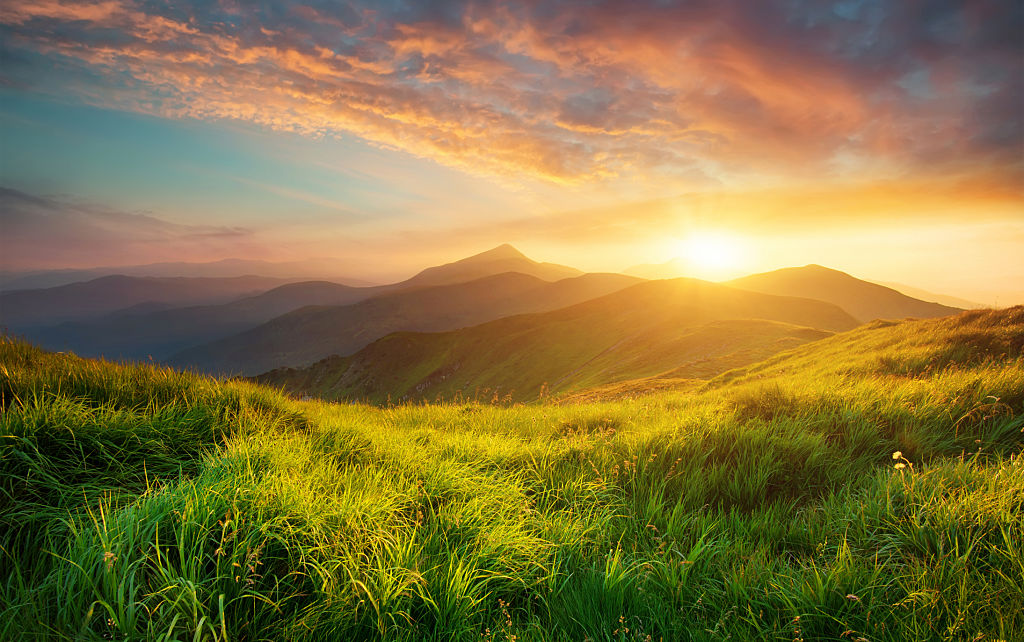
#> input picture experiment6/input.jpg, 1024 x 642 px
$ python main.py   (older library calls are emulated)
#> lines starting #> are read from the running program, lines starting #| are printed output that depends on the picture
import cv2
import matplotlib.pyplot as plt
image = cv2.imread("input.jpg")
#> image is the input picture: shape (642, 1024, 3); mean B, G, R 66, 117.5, 134.4
image = cv2.cvtColor(image, cv2.COLOR_BGR2RGB)
mean_filtered = cv2.blur(image, (5, 5))
gaussian_filtered = cv2.GaussianBlur(image, (5, 5), 0)
gray = cv2.cvtColor(image, cv2.COLOR_RGB2GRAY)
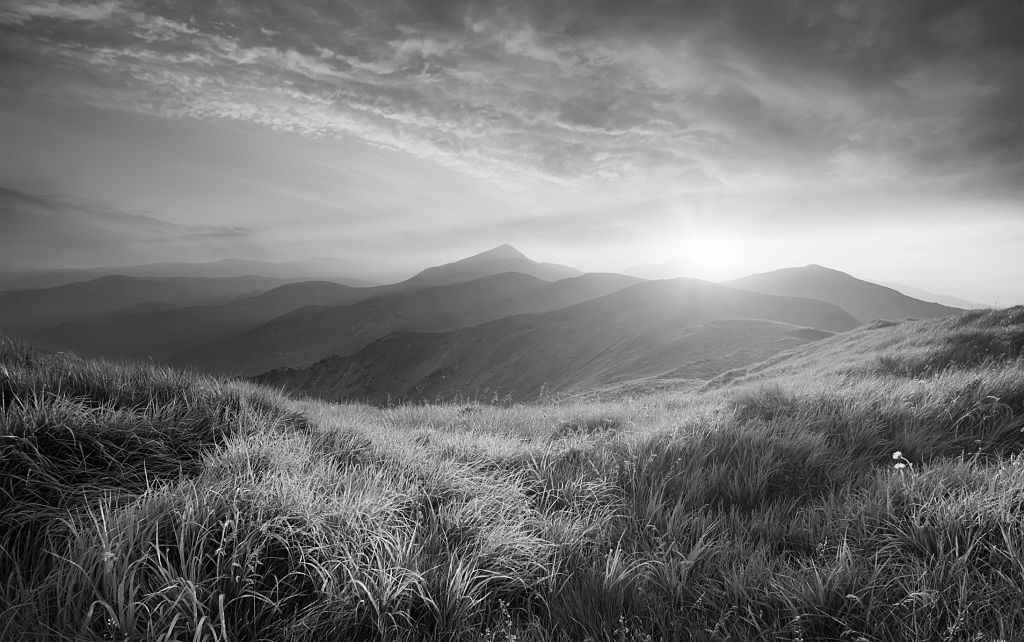
#> gray: shape (642, 1024); min 0, max 255, mean 116.7
laplacian_filtered = cv2.Laplacian(gray, cv2.CV_64F)
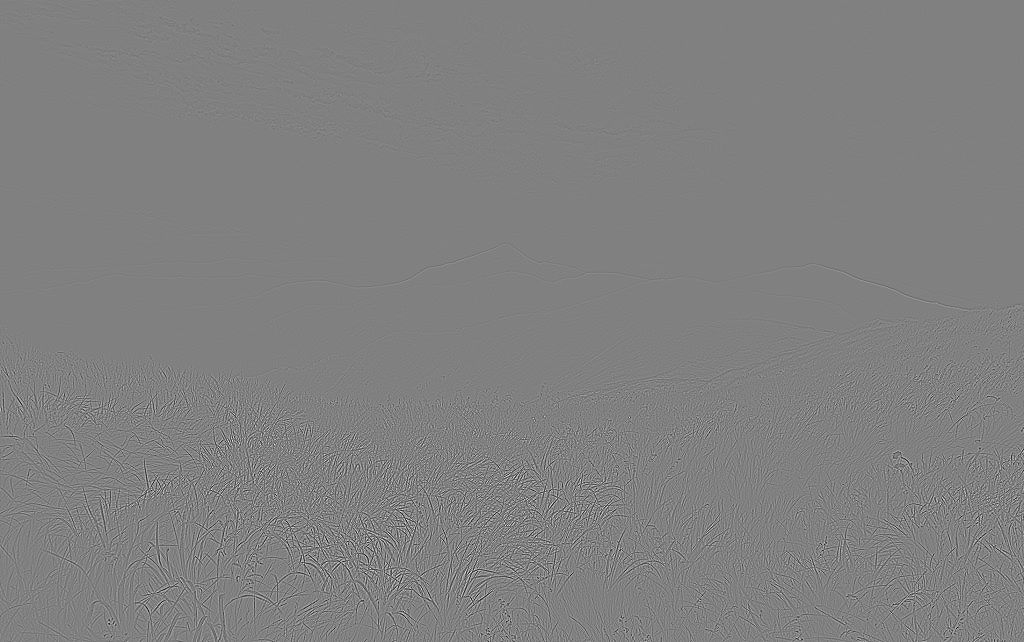
#> laplacian_filtered: shape (642, 1024) float64; min -547, max 537, mean 0; drawn with min black and max white
laplacian_filtered = cv2.convertScaleAbs(laplacian_filtered)
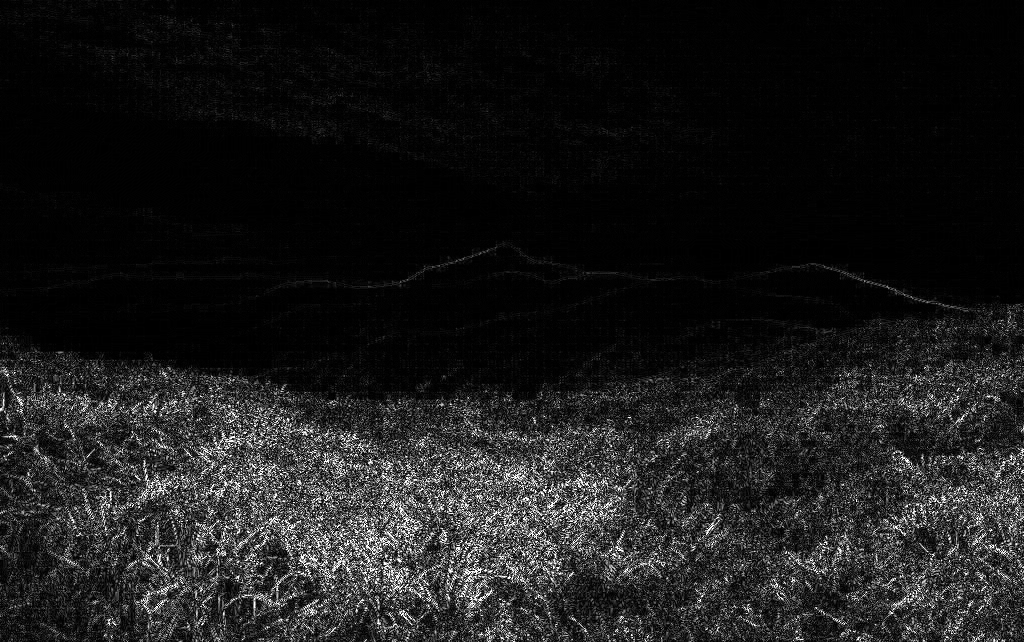
#> laplacian_filtered: shape (642, 1024); min 0, max 255, mean 27.2
titles = ["Original", "Mean Filter", "Gaussian Filter", "Laplacian Filter"]
images = [image, mean_filtered, gaussian_filtered, laplacian_filtered]
plt.figure(figsize=(10,8))
for i in range(4):
    plt.subplot(2, 2, i+1)
    if i == 3:
        plt.imshow(images[i], cmap='gray')
    else:
        plt.imshow(images[i])
    plt.title(titles[i])
    plt.axis("off")
plt.show()
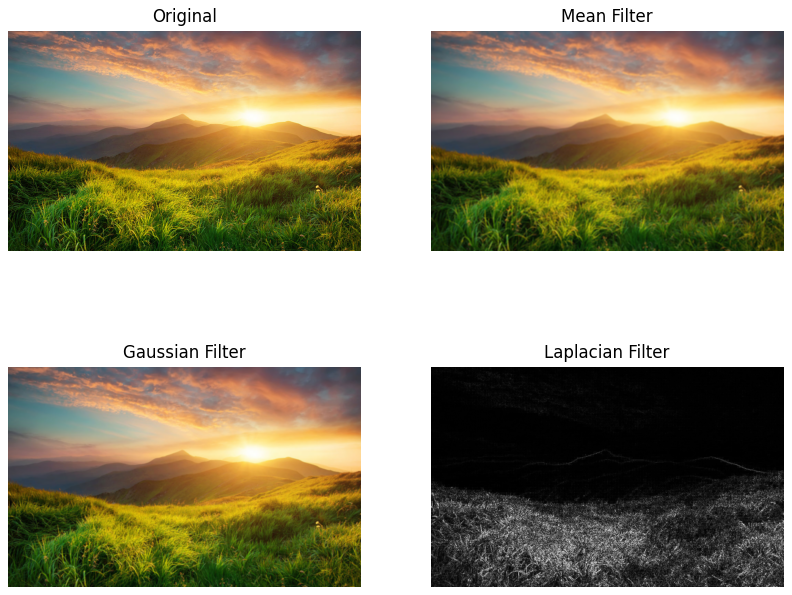
#> figure drawn by matplotlib, 4 panels
